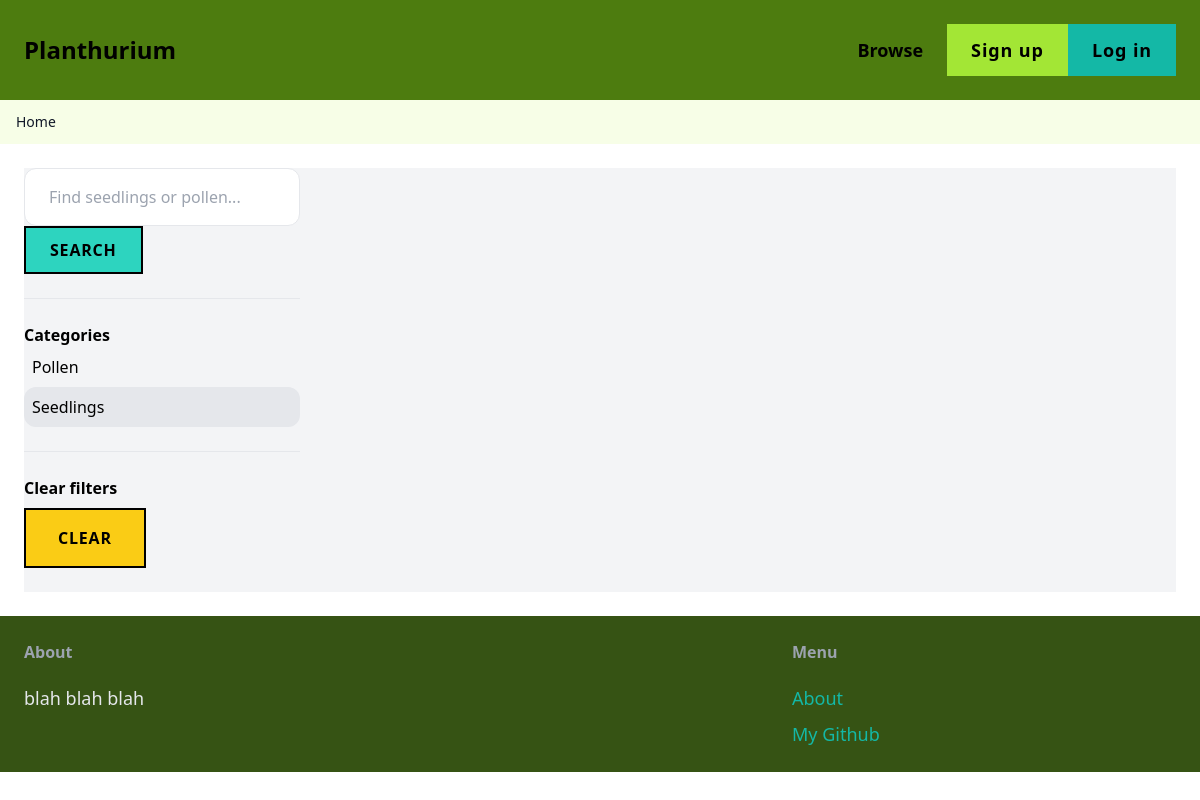
Before: /items/?query=&category=2 with the older database file.
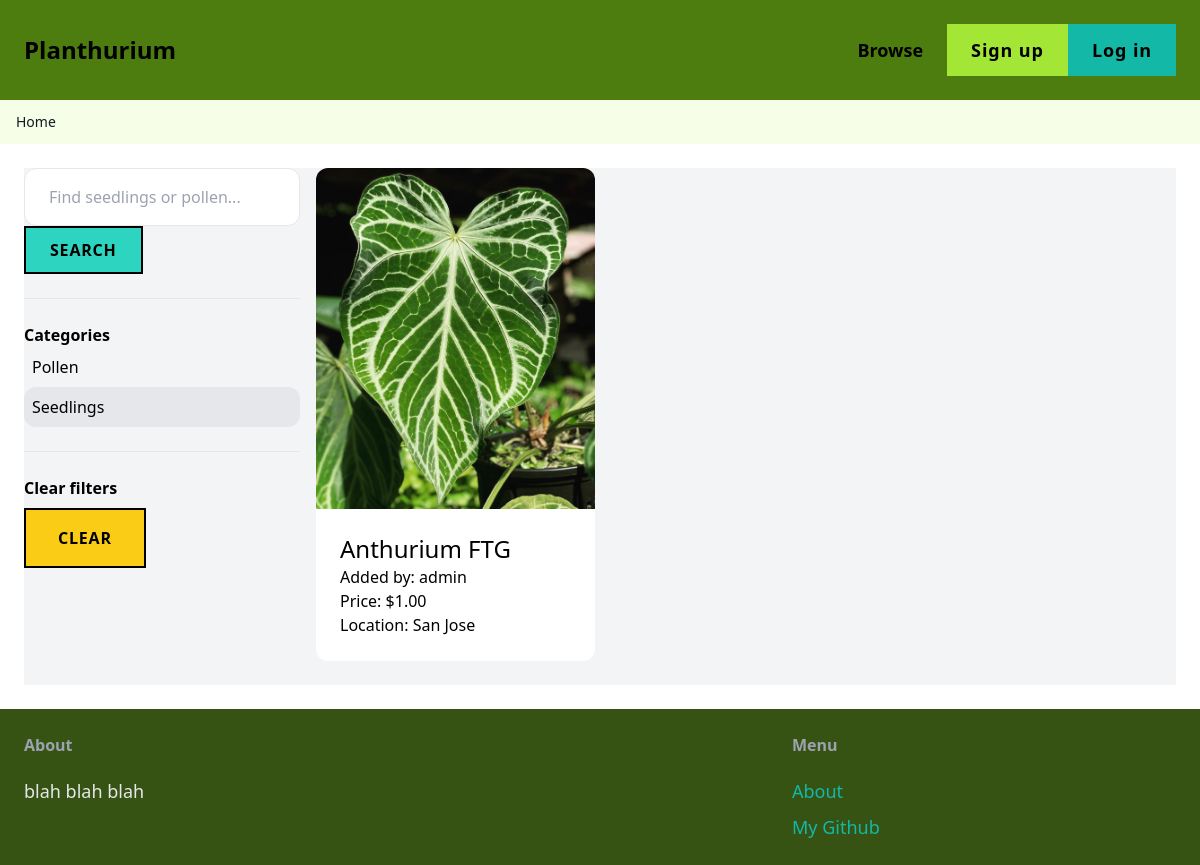
After: the same page with the newer database file.
### item/models.py (models this page shows, shortened)
class Category(models.Model):
    name = models.CharField(max_length=255)
    class Meta:
        ordering = ('name',)
        verbose_name_plural = 'Categories'

class Item(models.Model):
    category = models.ForeignKey(Category, related_name ='items', on_delete=models.CASCADE)
    image = models.ImageField(upload_to='item_images', blank=True, null=True)
    name = models.CharField(max_length=255)
    price= models.DecimalField(max_digits=10, decimal_places=2)
    location = models.CharField(max_length=255, null=True,blank=True)
    description = models.TextField(blank=True, null=True)
    is_sold = models.BooleanField(default=False)
    created_by = models.ForeignKey(User, related_name='items', on_delete=models.CASCADE)
    created_at = models.DateTimeField(auto_now_add=True)

### item/views.py (the view)
# urls.py: path('', views.items, name='items'),
def items(request):
    query = request.GET.get('query', '')
    categories = Category.objects.all()
    category_id = request.GET.get('category', 0)
    items = Item.objects.filter(is_sold=False)
    if category_id:
        items = items.filter(category_id = category_id)
    if query:
        items = items.filter(Q(name__icontains=query) | Q(description__icontains=query ))
    return render(request, 'item/items.html', {
        'items': items,
        'query':query,
        'categories': categories,
        'category_id': int(category_id),
    })

### item/templates/item/items.html (shortened to what this page needs)
{% extends 'core/base.html' %}
{% block content %}
    <div class="pb-6 grid grid-cols-4 gap-4 bg-gray-100">
        <div class="cols-span-1">
            <form method="GET" action="{% url 'item:items' %}">
                <input name="query" class="w-full py-4 px-6 border rounded-xl" type="text" value="{{ query }}" placeholder="Find seedlings or pollen...">
                <button class="px-6 h-12 uppercase font-semibold tracking-wider border-2 border-black bg-teal-400 text-black" type="submit">Search</button>
            </form>
            <hr class="my-6">
            <p class="font-semibold">Categories</p>
            <ul>
                {% for category in categories %}
                    <li class="py-2 px-2 rounded-xl{% if category.id == category_id %} bg-gray-200 {% endif %}">
                        <a href="{% url 'item:items' %}?query={{ query }}&category={{ category.id }}">{{ category.name }}</a>
                    </li>
                {% endfor %}
            </ul>
            <hr class="my-6">
            <p class="font-semibold">Clear filters</p>
            <ul>
                <li> <a href="{% url 'item:items' %}" class="mt-2 py-4 px-8 inline-block uppercase font-semibold tracking-wider border-2 border-black bg-yellow-400 text-black">Clear</a>
                </li>
            </ul>
        </div>
        <div class="col-span-3">
            <div class="grid grid-cols-3 gap-3">
                {% for item in items %}
                    <div>
                        <a href="{% url 'item:detail' item.id %}">
                            <div>
                                <img src="{{ item.image.url }}" class="rounded-t-xl">
                            </div>
                            <div class="p-6 bg-white rounded-b-xl">
                                <h2 class ="text-2xl">{{item.name}}</h2>
                                <p class="text-black">Added by: {{item.created_by}}</p>
                                <p class="text-black">Price: ${{item.price}}</p>
                                <p class="text-black">Location: {{item.location}}</p>
                            </div>
                        </a>
                    </div>
                {% endfor %}
            </div>
        </div>
    </div>
{% endblock %}

Changed rows visible on the page:
added Item: image (picture), name "Anthurium FTG", created_by "admin", price "1.00", location "San Jose"
